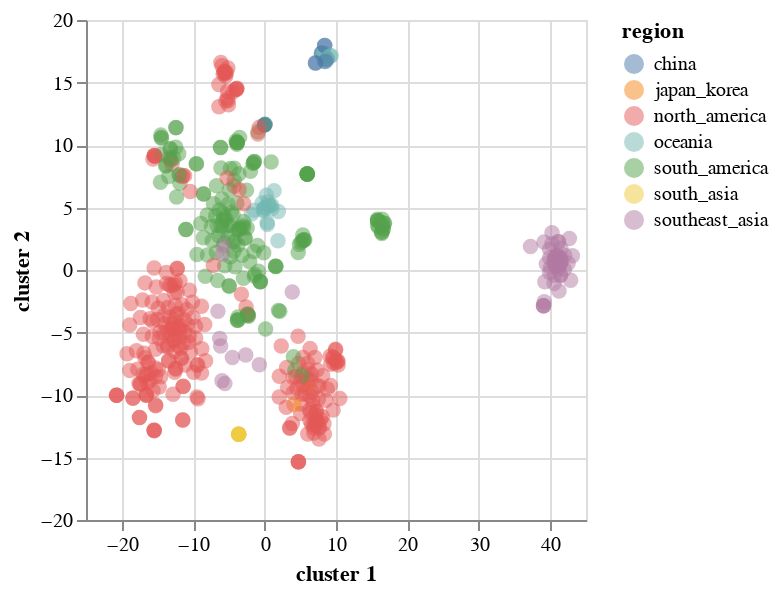

Here is the notebook cell this chart was saved with:
### Code cell
import altair as alt

base = alt.Chart(merged_df)
base.mark_circle(size=60).encode(
    x='cluster 1',
    y='cluster 2',
    opacity=alt.value(0.5),
    color='region',
    tooltip=['strain', 'region']
).properties(width=250,height=250).interactive()

### Figure 1 — Vega-Lite specification as saved in the notebook (floating-point values rounded to 4 significant figures; data arrays with more than 128 entries replaced by an {"elided": "..."} marker saying what was removed)
{"$schema": "https://vega.github.io/schema/vega-lite/v3.3.0.json", "config": {"mark": {"tooltip": null}, "view": {"height": 300, "width": 400}}, "data": {"name": "data-bec2301812d5a38fbaa6854a63af378a"}, "datasets": {"data-bec2301812d5a38fbaa6854a63af378a": {"elided": "517 records"}}, "encoding": {"color": {"field": "region", "type": "nominal"}, "opacity": {"value": 0.5}, "tooltip": [{"field": "strain", "type": "nominal"}, {"field": "region", "type": "nominal"}], "x": {"field": "cluster 1", "type": "quantitative"}, "y": {"field": "cluster 2", "type": "quantitative"}}, "height": 250, "mark": {"size": 60, "type": "circle"}, "selection": {"selector001": {"bind": "scales", "encodings": ["x", "y"], "type": "interval"}}, "width": 250}
